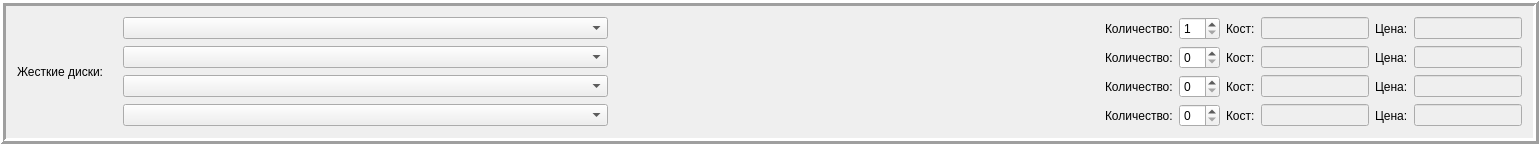
        <widget class="QFrame" name="frame_5">
         <property name="frameShape">
          <enum>QFrame::Box</enum>
         </property>
         <property name="frameShadow">
          <enum>QFrame::Raised</enum>
         </property>
         <property name="lineWidth">
          <number>3</number>
         </property>
         <layout class="QGridLayout" name="gridLayout_5">
          <item row="0" column="0">
           <layout class="QHBoxLayout" name="horizontalLayout_10">
            <item>
             <widget class="QLabel" name="label_26">
              <property name="minimumSize">
               <size>
                <width>100</width>
                <height>0</height>
               </size>
              </property>
              <property name="text">
               <string>Жесткие диски: </string>
              </property>
             </widget>
            </item>
            <item>
             <layout class="QVBoxLayout" name="verticalLayout">
              <item>
               <layout class="QHBoxLayout" name="horizontalLayout_14">
                <item>
                 <widget class="QComboBox" name="comboBox_HDD1">
                  <property name="minimumSize">
                   <size>
                    <width>485</width>
                    <height>0</height>
                   </size>
                  </property>
                 </widget>
                </item>
                <item>
                 <spacer name="horizontalSpacer_22">
                  <property name="orientation">
                   <enum>Qt::Horizontal</enum>
                  </property>
                  <property name="sizeHint" stdset="0">
                   <size>
                    <width>491</width>
                    <height>17</height>
                   </size>
                  </property>
                 </spacer>
                </item>
                <item>
                 <widget class="QLabel" name="label_38">
                  <property name="text">
                   <string>Количество:</string>
                  </property>
                 </widget>
                </item>
                <item>
                 <widget class="QSpinBox" name="spinBox_HDD1">
                  <property name="minimum">
                   <number>1</number>
                  </property>
                 </widget>
                </item>
                <item>
                 <widget class="QLabel" name="label_39">
                  <property name="text">
                   <string>Кост:</string>
                  </property>
                 </widget>
                </item>
                <item>
                 <widget class="QLineEdit" name="lineEdit_cost_HDD1">
                  <property name="enabled">
                   <bool>false</bool>
                  </property>
                  <property name="sizePolicy">
                   <sizepolicy hsizetype="Fixed" vsizetype="Fixed">
                    <horstretch>0</horstretch>
                    <verstretch>0</verstretch>
                   </sizepolicy>
                  </property>
                 </widget>
                </item>
                <item>
                 <widget class="QLabel" name="label_40">
                  <property name="text">
                   <string>Цена:</string>
                  </property>
                 </widget>
                </item>
                <item>
                 <widget class="QLineEdit" name="lineEdit_price_HDD1">
                  <property name="enabled">
                   <bool>false</bool>
                  </property>
                  <property name="sizePolicy">
                   <sizepolicy hsizetype="Fixed" vsizetype="Fixed">
                    <horstretch>0</horstretch>
                    <verstretch>0</verstretch>
                   </sizepolicy>
                  </property>
                 </widget>
                </item>
               </layout>
              </item>
              <item>
               <layout class="QHBoxLayout" name="horizontalLayout_11">
                <item>
                 <widget class="QComboBox" name="comboBox_HDD2">
                  <property name="minimumSize">
                   <size>
                    <width>485</width>
                    <height>0</height>
                   </size>
                  </property>
                 </widget>
                </item>
                <item>
                 <spacer name="horizontalSpacer_19">
                  <property name="orientation">
                   <enum>Qt::Horizontal</enum>
                  </property>
                  <property name="sizeHint" stdset="0">
                   <size>
                    <width>491</width>
                    <height>17</height>
                   </size>
                  </property>
                 </spacer>
                </item>
                <item>
                 <widget class="QLabel" name="label_31">
                  <property name="text">
                   <string>Количество:</string>
                  </property>
                 </widget>
                </item>
                <item>
                 <widget class="QSpinBox" name="spinBox_HDD2"/>
                </item>
                <item>
                 <widget class="QLabel" name="label_29">
                  <property name="text">
                   <string>Кост:</string>
                  </property>
                 </widget>
                </item>
                <item>
                 <widget class="QLineEdit" name="lineEdit_cost_HDD2">
                  <property name="enabled">
                   <bool>false</bool>
                  </property>
                  <property name="sizePolicy">
                   <sizepolicy hsizetype="Fixed" vsizetype="Fixed">
                    <horstretch>0</horstretch>
                    <verstretch>0</verstretch>
                   </sizepolicy>
                  </property>
                 </widget>
                </item>
                <item>
                 <widget class="QLabel" name="label_30">
                  <property name="text">
                   <string>Цена:</string>
                  </property>
                 </widget>
                </item>
                <item>
                 <widget class="QLineEdit" name="lineEdit_price_HDD2">
                  <property name="enabled">
                   <bool>false</bool>
                  </property>
                  <property name="sizePolicy">
                   <sizepolicy hsizetype="Fixed" vsizetype="Fixed">
                    <horstretch>0</horstretch>
                    <verstretch>0</verstretch>
                   </sizepolicy>
                  </property>
                 </widget>
                </item>
               </layout>
              </item>
              <item>
               <layout class="QHBoxLayout" name="horizontalLayout_12">
                <item>
                 <widget class="QComboBox" name="comboBox_HDD3">
                  <property name="minimumSize">
                   <size>
                    <width>485</width>
                    <height>0</height>
                   </size>
                  </property>
                 </widget>
                </item>
                <item>
                 <spacer name="horizontalSpacer_20">
                  <property name="orientation">
                   <enum>Qt::Horizontal</enum>
                  </property>
                  <property name="sizeHint" stdset="0">
                   <size>
                    <width>491</width>
                    <height>17</height>
                   </size>
                  </property>
                 </spacer>
                </item>
                <item>
                 <widget class="QLabel" name="label_32">
                  <property name="text">
                   <string>Количество:</string>
                  </property>
                 </widget>
                </item>
                <item>
                 <widget class="QSpinBox" name="spinBox_HDD3"/>
                </item>
                <item>
                 <widget class="QLabel" name="label_33">
                  <property name="text">
                   <string>Кост:</string>
                  </property>
                 </widget>
                </item>
                <item>
                 <widget class="QLineEdit" name="lineEdit_cost_HDD3">
                  <property name="enabled">
                   <bool>false</bool>
                  </property>
                  <property name="sizePolicy">
                   <sizepolicy hsizetype="Fixed" vsizetype="Fixed">
                    <horstretch>0</horstretch>
                    <verstretch>0</verstretch>
                   </sizepolicy>
                  </property>
                 </widget>
                </item>
                <item>
                 <widget class="QLabel" name="label_34">
                  <property name="text">
                   <string>Цена:</string>
                  </property>
                 </widget>
                </item>
                <item>
                 <widget class="QLineEdit" name="lineEdit_price_HDD3">
                  <property name="enabled">
                   <bool>false</bool>
                  </property>
                  <property name="sizePolicy">
                   <sizepolicy hsizetype="Fixed" vsizetype="Fixed">
                    <horstretch>0</horstretch>
                    <verstretch>0</verstretch>
                   </sizepolicy>
                  </property>
                 </widget>
                </item>
               </layout>
              </item>
              <item>
               <layout class="QHBoxLayout" name="horizontalLayout_13">
                <item>
                 <widget class="QComboBox" name="comboBox_HDD4">
                  <property name="minimumSize">
                   <size>
                    <width>485</width>
                    <height>0</height>
                   </size>
                  </property>
                 </widget>
                </item>
                <item>
                 <spacer name="horizontalSpacer_21">
                  <property name="orientation">
                   <enum>Qt::Horizontal</enum>
                  </property>
                  <property name="sizeHint" stdset="0">
                   <size>
                    <width>491</width>
                    <height>17</height>
                   </size>
                  </property>
                 </spacer>
                </item>
                <item>
                 <widget class="QLabel" name="label_35">
                  <property name="text">
                   <string>Количество:</string>
                  </property>
                 </widget>
                </item>
                <item>
                 <widget class="QSpinBox" name="spinBox_HDD4"/>
                </item>
                <item>
                 <widget class="QLabel" name="label_36">
                  <property name="text">
                   <string>Кост:</string>
                  </property>
                 </widget>
                </item>
                <item>
                 <widget class="QLineEdit" name="lineEdit_cost_HDD4">
                  <property name="enabled">
                   <bool>false</bool>
                  </property>
                  <property name="sizePolicy">
                   <sizepolicy hsizetype="Fixed" vsizetype="Fixed">
                    <horstretch>0</horstretch>
                    <verstretch>0</verstretch>
                   </sizepolicy>
                  </property>
                 </widget>
                </item>
                <item>
                 <widget class="QLabel" name="label_37">
                  <property name="text">
                   <string>Цена:</string>
                  </property>
                 </widget>
                </item>
                <item>
                 <widget class="QLineEdit" name="lineEdit_price_HDD4">
                  <property name="enabled">
                   <bool>false</bool>
                  </property>
                  <property name="sizePolicy">
                   <sizepolicy hsizetype="Fixed" vsizetype="Fixed">
                    <horstretch>0</horstretch>
                    <verstretch>0</verstretch>
                   </sizepolicy>
                  </property>
                 </widget>
                </item>
               </layout>
              </item>
             </layout>
            </item>
           </layout>
          </item>
         </layout>
        </widget>
